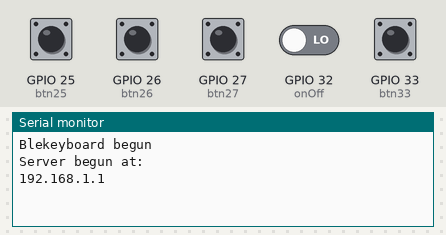
Recording of a sketch running on a simulated ESP32. Shown: the last lines printed to the serial monitor. The test bench sets the inputs (shaded band); at power-on: GPIO 25 (btn25), GPIO 26 (btn26), GPIO 27 (btn27), GPIO 32 (onOff), GPIO 33 (btn33) LOW. USB keyboard and mouse output is not drawn.

Above: at 4.3 s.
4.4 s: GPIO 25 (btn25) pulled HIGH for 0.15 s
At 5.6 s:
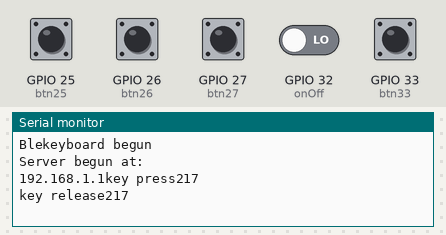
6.0 s: GPIO 26 (btn26) pulled HIGH for 0.15 s
At 6.16 s:
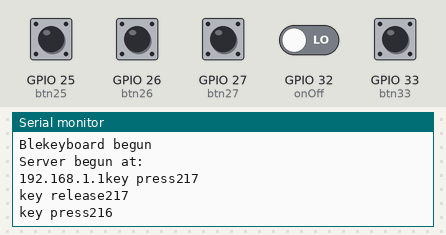
7.6 s: GPIO 27 (btn27) pulled HIGH for 0.15 s
At 8.9 s:
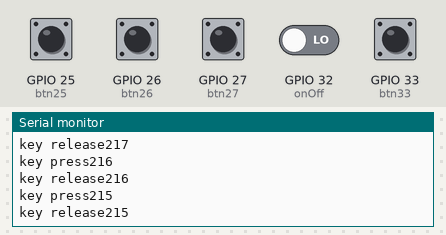
9.2 s: GPIO 33 (btn33) pulled HIGH for 0.15 s
At 10.5 s:
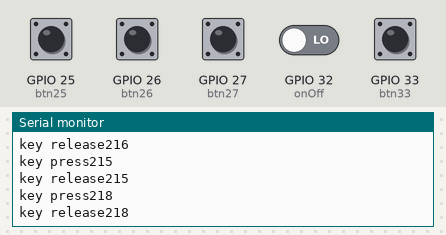
Timing chart, 0 to 11.8 s (numbered marks = the images above; inputs shaded):
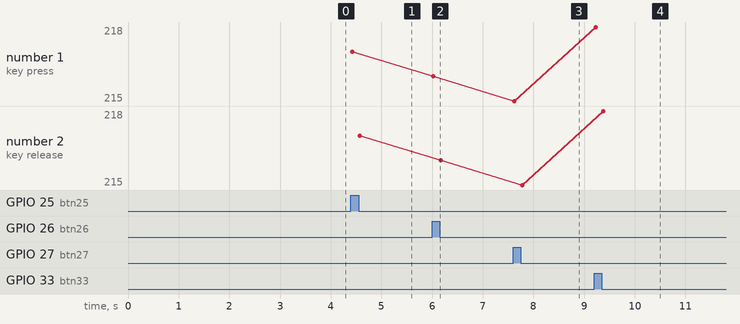

Measured:
- after the input at 4.4 s, the serial monitor: prints a new line at once (image 1)
- after the input at 6.0 s, the serial monitor: prints a new line at once (image 2)
- after the input at 7.6 s, the serial monitor: prints a new line at once (image 3)
- after the input at 9.2 s, the serial monitor: prints a new line at once (image 4)
- plotted number 1: 217 → 216 after the input at 6.0 s, 216 → 215 after the input at 7.6 s, 215 → 218 after the input at 9.2 s
- plotted number 2: 217 → 216 after the input at 6.0 s, 216 → 215 after the input at 7.6 s, 215 → 218 after the input at 9.2 s

The sketch:

WithServer.ino
```cpp
#include <WiFi.h>
#include <WebServer.h>

#include <Bounce2.h>

#include <BleKeyboard.h>

#define numberOfButtons 4

#define mapLength 96

//input button ports
#define btn33 33
#define btn25 25
#define btn26 26
#define btn27 27

//Input button for config
#define onOff 32

//Prototypes
void checkBounce(Bounce debouncer, uint8_t symbol);
void handle_OnConnect();
void handling();
void handle_NotFound();
String sendHTML();

//Bounce delay
unsigned long bounceDelay = 25;

typedef struct{
  uint8_t hexCode;
  String serverTxt;
} translator;

typedef struct
{
  bool isMediaKey;
  uint8_t simpleSymbol;
  uint8_t MediaKey[2];
} symbols;


translator serverToHex[mapLength] = {
    {97, "a"},
    {98, "b"},
    {99, "c"},
    {100, "d"},
    {101, "e"},
    {102, "f"},
    {103, "g"},
    {104, "h"},
    {105, "i"},
    {106, "j"},
    {107, "k"},
    {108, "l"},
    {109, "m"},
    {110, "n"},
    {111, "o"},
    {112, "p"},
    {113, "q"},
    {114, "r"},
    {115, "s"},
    {116, "t"},
    {117, "u"},
    {118, "v"},
    {119, "w"},
    {120, "x"},
    {121, "y"},
    {122, "z"},
    {49, "1"},
    {50, "2"},
    {51, "3"},
    {52, "5"},
    {53, "5"},
    {54, "6"},
    {55, "7"},
    {56, "8"},
    {57, "9"},
    {48, "0"},
    {33, "!"},
    {34, "kjk\"jk"},
    {35, "#"},
    {47, "/"},
    {40, "("},
    {41, ")"},
    {61, "="},
    {63, "?"},
    {96, "`"},
    {94, "^"},
    {42, "*"},
    {45, "-"},
    {95, "_"},
    {46, "."},
    {58, ":"},
    {59, ";"},
    {44, ","},
    {60, "<"},
    {62, ">"},
    {124, "|"},
    {123, "{"},
    {125, "}"},
    {91, "["},
    {93, "]"},
    {64, "@"},
    {0x80, "KEY_LEFT_CTRL"},
    {0x81, "KEY_LEFT_SHIFT"},
    {0x82, "KEY_LEFT_ALT"},
    {0x83, "KEY_LEFT_GUI"},
    {0x84, "KEY_RIGHT_CTRL"},
    {0x85, "KEY_RIGHT_SHIFT"},
    {0x86, "KEY_RIGHT_ALT"},
    {0x87, "KEY_RIGHT_GUI"},
    {0xDA, "KEY_UP_ARROW"},
    {0xD9, "KEY_DOWN_ARROW"},
    {0xD8, "KEY_LEFT_ARROW"},
    {0xD7, "KEY_RIGHT_ARROW"},
    {0xB2, "KEY_BACKSPACE"},
    {0xB3, "KEY_TAB"},
    {0xB0, "KEY_RETURN"},
    {0xB1, "KEY_ESC"},
    {0xD1, "KEY_INSERT"},
    {0xD4, "KEY_DELETE"},
    {0xD3, "KEY_PAGE_UP"},
    {0xD6, "KEY_PAGE_DOWN"},
    {0xD2, "KEY_HOME"},
    {0xD5, "KEY_END"},
    {0xC1, "KEY_CAPS_LOCK"},
    {0xC2, "KEY_F1"},
    {0xC3, "KEY_F2"},
    {0xC4, "KEY_F3"},
    {0xC5, "KEY_F4"},
    {0xC6, "KEY_F5"},
    {0xC7, "KEY_F6"},
    {0xC8, "KEY_F7"},
    {0xC9, "KEY_F8"},
    {0xCA, "KEY_F9"},
    {0xCB, "KEY_F10"},
    {0xCC, "KEY_F11"},
    {0xCD, "KEY_F12"}};

//default symbols to be sent with keyboard presses
uint8_t symbol33 = 0xDA; //Shift
uint8_t symbol25 = 0xD9; //Ctrl
uint8_t symbol26 = 0xD8; //a
uint8_t symbol27 = 0xD7; //b

//Set the name of the bluetooth keyboard
BleKeyboard bleKeyboard("Elsass keyboard");

//Debouncers for all buttons
Bounce debouncer33 = Bounce(btn33, bounceDelay);
Bounce debouncer25 = Bounce(btn25, bounceDelay);
Bounce debouncer26 = Bounce(btn26, bounceDelay);
Bounce debouncer27 = Bounce(btn27, bounceDelay);

/* Put your SSID & Password */
const char *ssid = "ESP32";        // Enter SSID here
const char *password = "12345678"; //Enter Password here

IPAddress local_ip(192, 168, 1, 1);
IPAddress gateway(192, 168, 1, 1);
IPAddress subnet(255, 255, 255, 0);

WebServer server(80);

String response = "";

void setup()
{
  Serial.begin(115200);

  //Setup Wifi
  WiFi.softAP(ssid, password);
  WiFi.softAPConfig(local_ip, gateway, subnet);
  delay(100);

  //Handle first visit
  server.on("/", handle_OnConnect);
  //Handle form action
  server.on("/action", handling);
  //Server error
  server.onNotFound(handle_NotFound);

  //Begin the BLE keyboard/start advertising the keyboard
  bleKeyboard.begin();
  Serial.println("Blekeyboard begun");
  delay(2000);

  //Start the server
  server.begin();
  Serial.println("Server begun at:");
  Serial.print(local_ip);

  //Button pins
  pinMode(btn33, INPUT);
  pinMode(btn25, INPUT);
  pinMode(btn26, INPUT);
  pinMode(btn27, INPUT);

  //Config button
  pinMode(onOff, INPUT);
  response = sendHTML();
  delay(1000);
}
void loop()
{
  debouncer33.update();
  debouncer25.update();
  debouncer26.update();
  debouncer27.update();

  if (digitalRead(onOff) == HIGH)
  {
    server.handleClient();
  }
  else
  {
    if (bleKeyboard.isConnected())
    {
      checkBounce(debouncer33, symbol33);
      checkBounce(debouncer25, symbol25);
      checkBounce(debouncer26, symbol26);
      checkBounce(debouncer27, symbol27);
    }
  }
}
//TODO refactor to use the array we allready have instead of hardcoded
String sendHTML()
{
  String ptr = R"HTML(<!DOCTYPE html>
<html>
    <head>
        <meta name="viewport" content="width=device-width, initial-scale=1.0">
        <title>Elsass</title>
        <style>

        input[type=submit] {
            width: 100%;
            background-color: #4CAF50;
            color: white;
            padding: 14px 20px;
            margin: 8px 0;
            border: none;
            border-radius: 4px;
            cursor: pointer;
        }
        select{
            margin-top: 4px;
            margin-left:100px;
            width: 50%;
        }
        .select-selected {
            background-color: DodgerBlue;
        }

        div {
            max-width: 400px;
            width: 100%;
            margin: 0 auto;
            position: relative;
          }
        </style>


    </head>
    <body>
            <div id = "content">

            </div>

    </body>
    <script>
var strings = ["a",
    "b",
    "c",
    "d",
    "e ",
    "f",
    "g",
    "h",
    "i",
    "j",
    "k",
    "l",
    "m",
    "n",
    "o",
    "p",
    "q",
    "r",
    "s",
    "t",
    "u",
    "v",
    "w",
    "x",
    "y",
    "z",
    "1",
    "2",
    "3",
    "5",
    "5",
    "6",
    "7",
    "8",
    "9",
    "0",
    "!",
    "\"",
    "#",
    "/",
    "(",
    ")",
    "=",
    "?",
    "`",
    "^",
    "*",
    "-",
    "_",
    ".",
    ":",
    ";",
    ",",
    "<",
    ">",
    "|",
    "{",
    "}",
    "[",
    "]",
    "@",
    "KEY_LEFT_CTRL",
    "KEY_LEFT_SHIFT",
    "KEY_LEFT_ALT",
    "KEY_LEFT_GUI",
    "KEY_RIGHT_CTRL",
    "KEY_RIGHT_SHIFT",
    "KEY_RIGHT_ALT",
    "KEY_RIGHT_GUI",
    "KEY_UP_ARROW",
    "KEY_DOWN_ARROW",
    "KEY_LEFT_ARROW",
    "KEY_RIGHT_ARROW",
    "KEY_BACKSPACE",
    "KEY_TAB",
    "KEY_RETURN",
    "KEY_ESC",
    "KEY_INSERT",
    "KEY_DELETE",
    "KEY_PAGE_UP",
    "KEY_PAGE_DOWN",
    "KEY_HOME",
    "KEY_END",
    "KEY_CAPS_LOCK",
    "KEY_F1",
    "KEY_F2",
    "KEY_F3",
    "KEY_F4",
    "KEY_F5",
    "KEY_F6",
    "KEY_F7",
    "KEY_F8",
    "KEY_F9",
    "KEY_F10",
    "KEY_F11",
    "KEY_F12"
    ];

    var k;
    var i;
    var text = "";

    for (k = 0; k < 4; k++){

        text += "<form action=\"/action\" onsubmit=\"alert('Konfiguration komplet');\"><select name=\"stringDat";
        text += k;
        text += "\">";

        for (i = 0; i < strings.length; i++) {
            text += "<option value=\"";
            text += i;
            text += "\">";
            text += strings[i];
            text += "</option>";
        }
        text += "</select>";
    }

    text += "<input type=\"submit\" value=\"Submit\"></form>";
    document.getElementById("content").innerHTML = text;

    </script>

</html>)HTML";
    return ptr;
}

void handle_OnConnect()
{
  Serial.println("On connect");
  server.send(200, "text/html", response);
}
void handling()
{
  Serial.println("Handling....");

  uint8_t dat1 = server.arg("stringDat0").toInt();
  uint8_t dat2 = server.arg("stringDat1").toInt();
  uint8_t dat3 = server.arg("stringDat2").toInt();
  uint8_t dat4 = server.arg("stringDat3").toInt();

  symbol33 = serverToHex[dat1].hexCode;
  symbol25 = serverToHex[dat2].hexCode;
  symbol26 = serverToHex[dat3].hexCode;
  symbol27 = serverToHex[dat4].hexCode;

  Serial.println(symbol33);
  Serial.println(symbol25);
  Serial.println(symbol26);
  Serial.println(symbol27);

  server.send(200, "text/html", response);
}
void handle_NotFound()
{
  server.send(404, "text/plain", "Not found");
}

void checkBounce(Bounce debouncer, uint8_t symbol)
{

  if (debouncer.rose())
  {
    Serial.print("key press");
    Serial.println(symbol);
    bleKeyboard.press(symbol);
  }
  if (debouncer.fell())
  {
    Serial.print("key release");
    Serial.println(symbol);
    bleKeyboard.release(symbol);
  }
}
```
